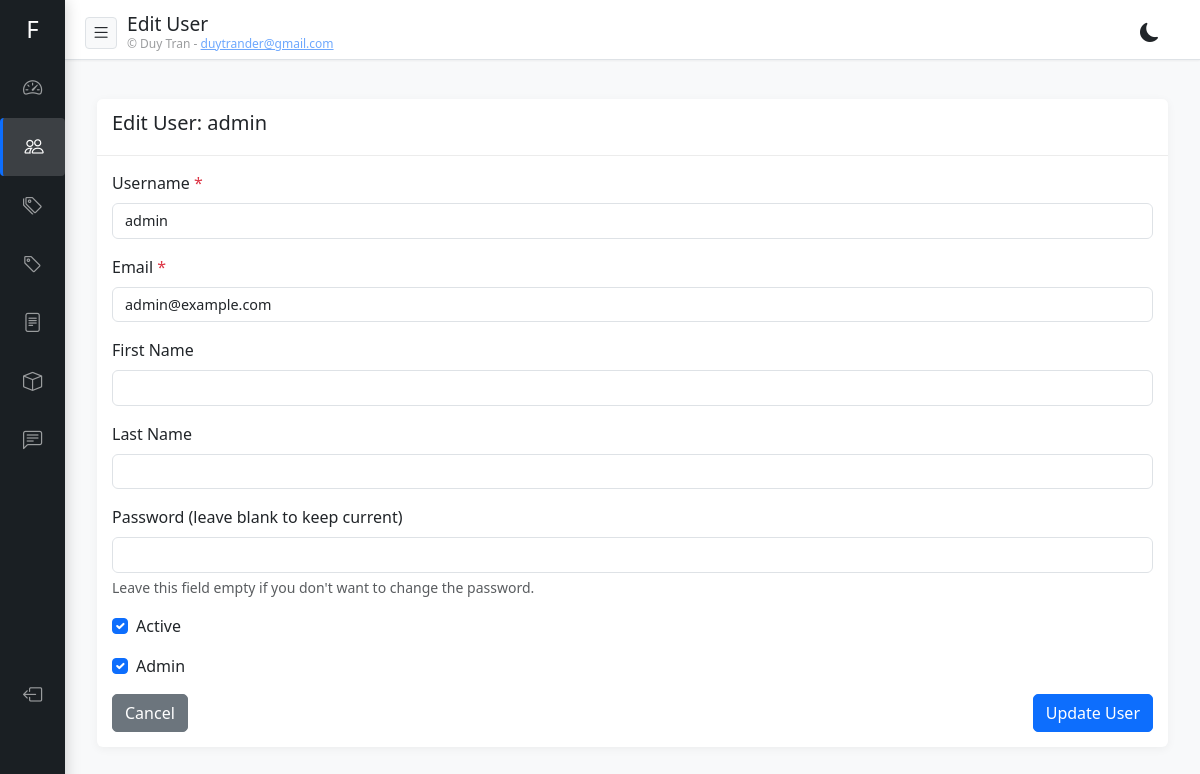
The page /admin/users/1/edit (signed in) on the database its author committed.
### app/models.py (models this page shows)
class UserBase(SQLModel):
    username: str = Field(max_length=50, index=True, unique=True)
    email: EmailStr = Field(max_length=200, index=True, unique=True)
    is_active: bool = Field(default=True)
    is_superuser: bool = Field(default=False)
    first_name: Optional[str] = Field(default=None, max_length=100)
    last_name: Optional[str] = Field(default=None, max_length=100)

class User(UserBase, table=True):
    id: Optional[int] = Field(default=None, primary_key=True)
    password: str = Field(max_length=200)
    created_at: datetime = Field(default_factory=datetime.utcnow)
    updated_at: datetime = Field(default_factory=datetime.utcnow, sa_column_kwargs={"onupdate": datetime.utcnow})
    articles: List["Article"] = Relationship(back_populates="author")
    comments: List["Comment"] = Relationship(back_populates="author")

### app/routers/users.py (the view)
@router.get("/{user_id}/edit", response_class=HTMLResponse)
async def admin_edit_user_form(request: Request, user_id: int, db: Session = Depends(get_db)):
    user = await get_user_from_cookie(request, db)
    if not user or not user.is_superuser:
        return RedirectResponse(url="/admin/login", status_code=303)
    user_to_edit = db.get(User, user_id)
    if not user_to_edit:
        return RedirectResponse(url="/admin/users?message=User not found", status_code=303)
    return templates.TemplateResponse(
        "admin/users/edit.html",
        {"request": request, "user": user, "edit_user": user_to_edit}
    )

### templates/admin/users/edit.html (shortened to what this page needs)
{% extends "admin/base.html" %}  {% block header_title %}Edit User{% endblock %}  {% block content %}
<div class="container-fluid mt-4">
  <div class="row">
    <div class="col-12">
      <div class="card">
        <div class="card-header">
          <h5 class="card-title">Edit User: {{ edit_user.username }}</h5>
        </div>
        <div class="card-body">
          <form action="/admin/users/{{ edit_user.id }}/edit" method="post">
            <div class="mb-3">
              <label for="username" class="form-label"
                >Username <span class="text-danger">*</span></label
              >
              <input
                type="text"
                class="form-control"
                id="username"
                name="username"
                value="{{ edit_user.username }}"
                required
              />
            </div>
            <div class="mb-3">
              <label for="email" class="form-label"
                >Email <span class="text-danger">*</span></label
              >
              <input
                type="email"
                class="form-control"
                id="email"
                name="email"
                value="{{ edit_user.email }}"
                required
              />
            </div>
            <div class="mb-3">
              <label for="first_name" class="form-label">First Name</label>
              <input
                type="text"
                class="form-control"
                id="first_name"
                name="first_name"
                value="{{ edit_user.first_name or '' }}"
              />
            </div>
            <div class="mb-3">
              <label for="last_name" class="form-label">Last Name</label>
              <input
                type="text"
                class="form-control"
                id="last_name"
                name="last_name"
                value="{{ edit_user.last_name or '' }}"
              />
            </div>
            <div class="mb-3">
              <label for="password" class="form-label"
                >Password (leave blank to keep current)</label
              >
              <input
                type="password"
                class="form-control"
                id="password"
                name="password"
              />
              <div class="form-text">
                Leave this field empty if you don't want to change the password.
              </div>
            </div>
            <div class="mb-3 form-check">
              <input
                type="checkbox"
                class="form-check-input"
                id="is_active"
                name="is_active"
                {%
                if
                edit_user.is_active
                %}checked{%
                endif
                %}
              />
              <label class="form-check-label" for="is_active">Active</label>
            </div>
            <div class="mb-3 form-check">
              <input
                type="checkbox"
                class="form-check-input"
                id="is_superuser"
                name="is_superuser"
                {%
                if
                edit_user.is_superuser
                %}checked{%
                endif
                %}
              />
              <label class="form-check-label" for="is_superuser">Admin</label>
            </div>
            <div class="d-flex justify-content-between">
              <a href="/admin/users" class="btn btn-secondary">Cancel</a>
              <button type="submit" class="btn btn-primary">Update User</button>
            </div>
          </form>
        </div>
      </div>
    </div>
  </div>
</div>
{% endblock %}

### templates/admin/base.html (style rules this page uses)
:root { --primary-color: #0d6efd; --secondary-color: #6c757d; --success-color: #28a745; --danger-color: #dc3545; --sidebar-width: 200px; --sidebar-collapsed-width: 70px; --bg-color: #f8f9fa; --text-color: #212529; --card-bg: #fff; --border-color: #dee2e6; --sidebar-bg: #212529; --sidebar-text: rgba(255, 255, 255, 0.8); --sidebar-active-bg: rgba(255, 255, 255, 0.1); --card-shadow: 0 2px 10px rgba(0, 0, 0, 0.05); --input-bg: #fff; --input-text: #212529; --filter-bg: #f8f9fa; --hover-bg: rgba(0, 0, 0, 0.02); }
body { font-family: "Segoe UI", Tahoma, Geneva, Verdana, sans-serif; margin: 0; padding: 0; background-color: var(--bg-color); color: var(--text-color); overflow-x: hidden; transition: background-color 0.3s ease, color 0.3s ease; }
.card { border: none; border-radius: 10px; box-shadow: var(--card-shadow); margin-bottom: 20px; overflow: hidden; background-color: var(--card-bg); color: var(--text-color); }
.card-header { background-color: var(--card-bg); border-bottom: 1px solid var(--border-color); padding: 15px 20px; }
.card-body { padding: 20px; }
.btn { border-radius: 5px; font-weight: 500; }
.btn-primary { background-color: var(--primary-color); border-color: var(--primary-color); }
.form-label { font-weight: 500; }
.card { border: none; border-radius: 10px; box-shadow: 0 2px 10px rgba(0, 0, 0, 0.05); margin-bottom: 20px; overflow: hidden; }
.card-header { background-color: #fff; border-bottom: 1px solid rgba(0, 0, 0, 0.075); padding: 15px 20px; }
@media (min-width: 768px) and (max-width: 1200px) { .header + * { margin-top: 15px; } }
@media (min-width: 768px) and (max-width: 1200px) { .card { margin-bottom: 15px; border-radius: 6px; } }
@media (min-width: 768px) and (max-width: 1200px) { .card-header { padding: 12px 15px; } }
@media (min-width: 768px) and (max-width: 1200px) { .card-body { padding: 15px; } }
@media (min-width: 768px) and (max-width: 1200px) { .form-control, .form-select { font-size: 0.9rem; } }
@media (min-width: 768px) and (max-width: 1200px) { .d-flex { display: flex !important; } }
@media (min-width: 768px) and (max-width: 1200px) { .justify-content-between { justify-content: space-between !important; } }
.form-control, .form-select { background-color: var(--input-bg); color: var(--input-text); border-color: var(--border-color); }

### rows shown on the page
User: username "admin", email "admin@example.com", is_active "☑", is_superuser "☑"
